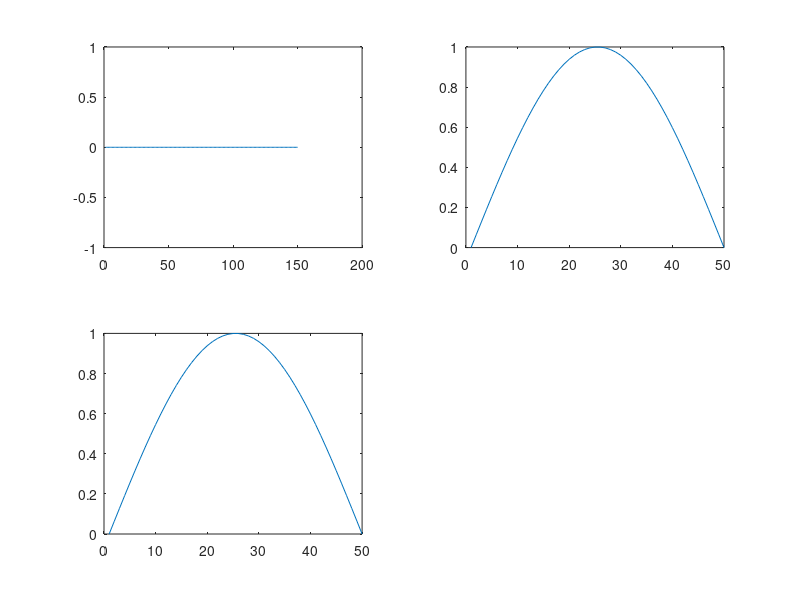

Reproduce this figure in MATLAB. (Note: this script raises an error after producing the figure.)
% TODO use bsxfn as much as possible
% TODO parallelize
% TODO document dimensions of matrices
% TODO document used formulas
% TODO create API
% TODO automatic testing via assertions and test cases

% package dependencies
% statistics package for the MV normal PDF
pkg load statistics

% clear all current variables
clear

% maximum iterations
MAX_ITER=150;

% length of the learned sequence
N=50;

% number of training sequences
R=10;

% dimensionality of the observed variables
D_x=1;
% dimensionality of the latent variables
D_z=2;

% observations
%X=randn(D_x, N);

X(:,:,1)=sin(linspace(0,1,N)*pi*1);
for i=2:D_x
  X(i,:,1)=shift(X(i-1,:,1), 1);
endfor
for r=2:R
  X(:,:,r)=X(:,:,r-1);
endfor

%X(:,:,1)=repmat([1,0], 1, N/2);
%X(:,:,2)=repmat([1,0], 1, N/2);

%X=repmat(linspace(0,1,N), D_x, 1);
%X=repmat(linspace(0,1,N).^2, D_x, 1);

% initial settings
% TODO initialize with something meaningful such as the result of a k-means run
Sigma=eye(D_x);
C=ones(D_x, D_z)./(D_x*D_z);
A=ones(D_z)./(D_z^2);
Gamma=eye(D_z);
P0=eye(D_z);
mu0=ones(D_z, 1)./D_z;

% learn the model parameters using EM
likelihoods=zeros(MAX_ITER,1);
deltaLikelihoods=1000;
try
 it=1;
 while it<MAX_ITER && deltaLikelihoods > 0.0005
   % forward recursions (alpha values) for all sequences
   mus=zeros(D_z, N, R);
   Vs=zeros(D_z, D_z, N, R);
   Ps=zeros(D_z, D_z, N, R);
   for r=1:R
     [mus(:, :, r), Vs(:, :, :, r), Ps(:, :, :, r)]=computeForwardRecursions(P0, C, Sigma, mu0, X(:,:,r), A, Gamma);
   endfor

   % backward recursions (gamma values) for all sequences
   Js=zeros(D_z, D_z, N, R);
   muhats=zeros(D_z, N, R);
   Vhats=zeros(D_z, D_z, N, R);
   for r=1:R
     [muhats(:, :, r), Vhats(:, :, :, r), Js(:, :, :, r)]=computeBackwardRecursions(mus(:, :, r), Vs(:, :, :, r), Ps(:, :, :, r), A);
   endfor

   % compute log-likelihood to monitor the progress
   % save the likelihood for plotting
   likelihoods(it)=computeLogLikelihood(mu0, P0, C, Sigma, A, mus, Ps, X);

   % update the parameters 
   [mu0, P0, A, Gamma, C, Sigma]=updateParameters(muhats, Vhats, Js, X);

   % ending criterions
   if(it>1)
     deltaLikelihoods=(likelihoods(it)-likelihoods(it-1))/abs(likelihoods(it));
   endif

   it=it+1;
 endwhile
catch
  disp(strcat("warning: EM algorithm ended due to an error (singularity?) after ", mat2str(it), " steps"))
  disp(strcat("relative increase in the likelihood: ", mat2str(deltaLikelihoods)))
end_try_catch

% plot the likelihoods
subplot(2,2,1)
plot(likelihoods)

if(D_x == 1)
  % plot the first sequence
  subplot(2,2,2)
  plot(X(:,:,1))

  if(R>1)
    % plot the second sequence
    subplot(2,2,3)
    plot(X(:,:,2))
  endif

  % do forward recursion until the last observation
  [mus, Vs, Ps]=computeForwardRecursions(P0, C, Sigma, mu0, X(:,:,1), A, Gamma);

  % compute and plot predictions
  % predict the next latent variable given current observations
  % extend the required matrices
  N_pred=100;
  X=[X(:,:,1),zeros(D_x,N_pred)];
  mu_preds=zeros(D_z, N_pred);
  % compute the mean of the next latent variable
  mu_preds(:,1)=A*mus(:,N);
  % compute the most probable observation
  X(:,N+1)=C*mu_preds(:,1);
  for i=2:N_pred
    % compute the mean of the next latent variable
    mu_preds(:,i)=A*mu_preds(:,i-1);
    % compute the most probable observation
    X(:,N+i)=C*mu_preds(:,i);
  endfor
  subplot(2,2,4)
  plot(X)
endif



